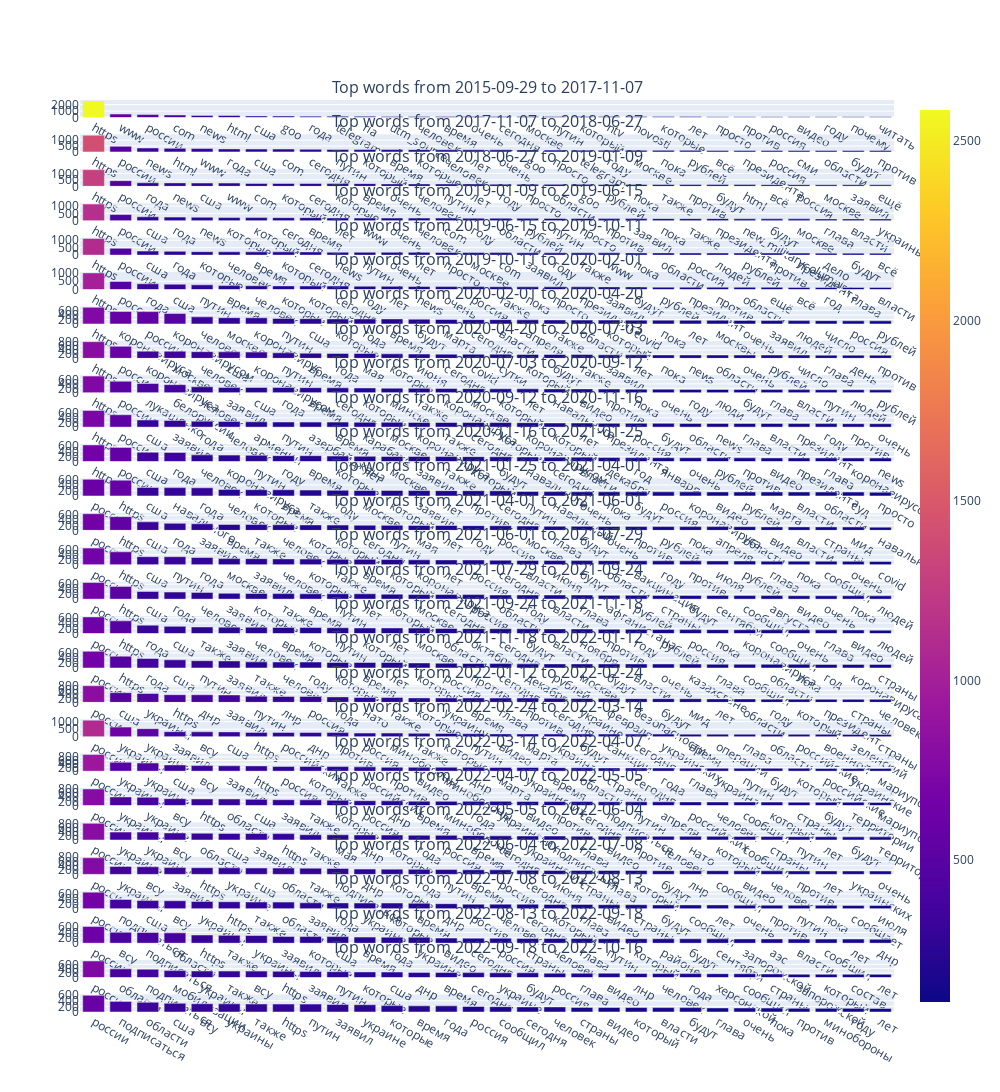

The notebook cell this image was saved under:
### Code cell
for row_idx in range(len(top_30_words_3M)):
    for trace in plot_results_idx(top_30_words_3M, row_idx):
        fig.add_trace(trace, row=row_idx + 1, col=1)
fig.update_layout(height=8000, width=1000, 
                  showlegend=False)
fig.show()
